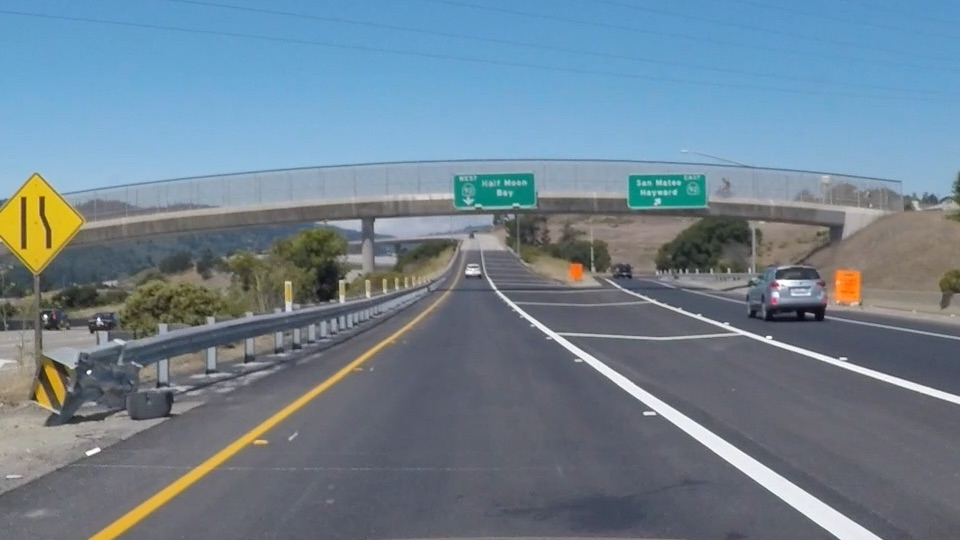
#> input picture Project-LaneLines_Finder/Basic_Detector/Practice FIles/exit-ramp.jpg, 960 x 540 px
$ python resize_image.py
#> lines starting #> are read from the running program, lines starting #| are printed output that depends on the picture
#analysing the resizing functinality of Cv2.
import matplotlib.pyplot as plt
import matplotlib.image as mpimg
import numpy as np
import cv2

def resize_image(image):
    resized_img = cv2.resize(image,(1000,500))
    return resized_img
img_1 = mpimg.imread('exit-ramp.jpg')
#> img_1 is the input picture: shape (540, 960, 3); mean R, G, B 111.3, 130.2, 144.4
resized_img_1 = resize_image(img_1)
#> in resize_image, `resized_img = cv2.resize(image,(1000,500))`:
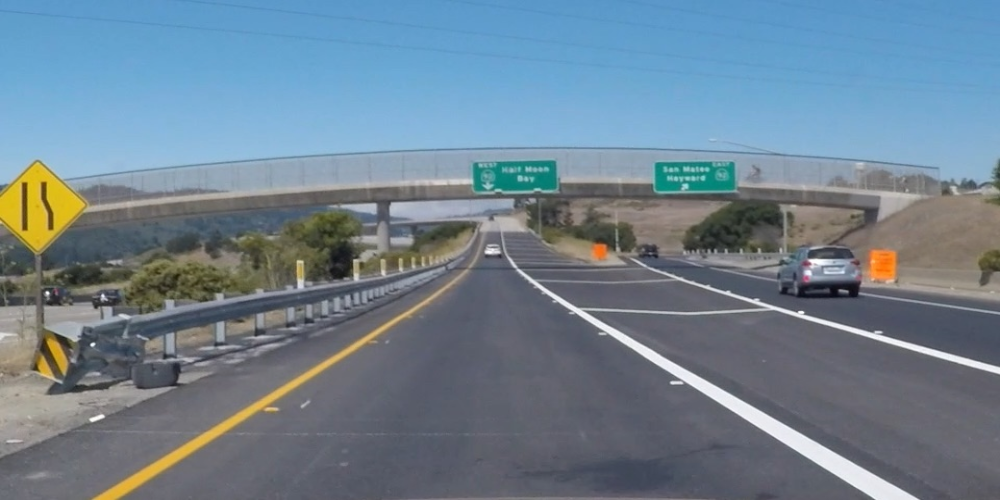
#> resized_img: shape (500, 1000, 3); mean R, G, B 111.2, 130.1, 144.3


fig = plt.figure()
a = fig.add_subplot(1, 2, 1)
plt.imshow(resized_img_1)

img_2 = mpimg.imread('road_lanes.jpg')
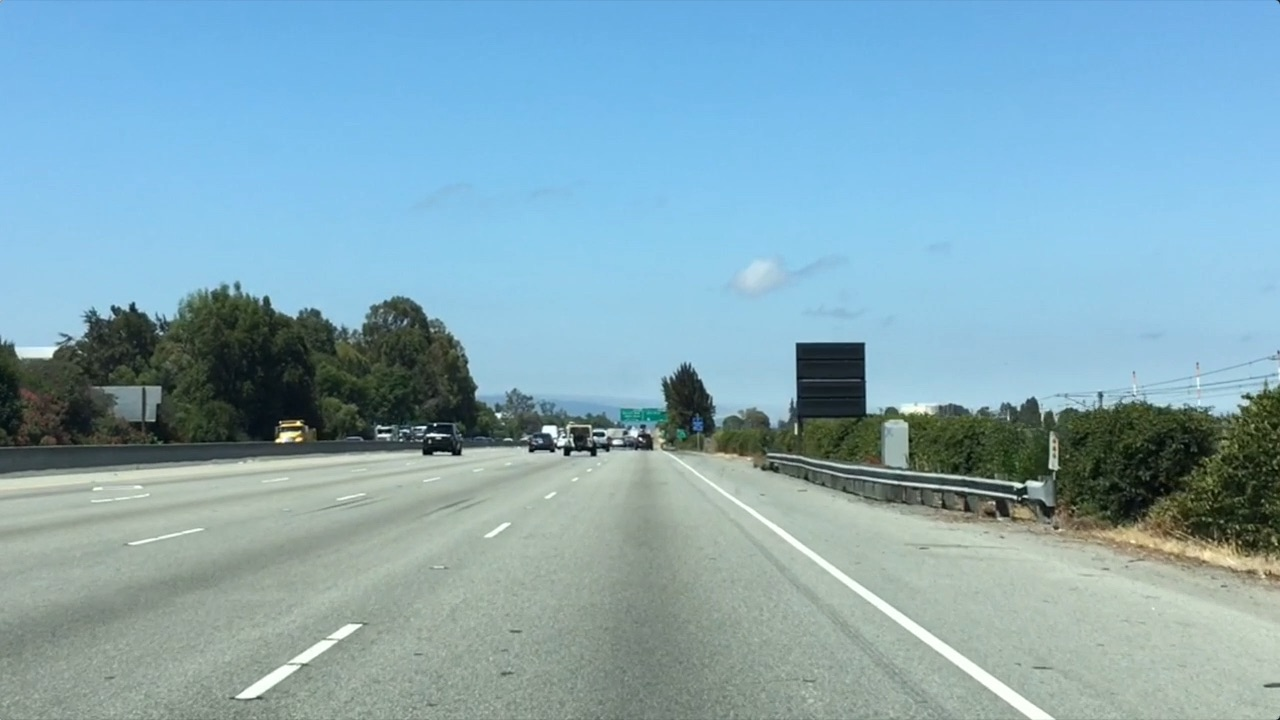
#> input picture Project-LaneLines_Finder/Basic_Detector/Practice FIles/road_lanes.jpg, 1280 x 720 px
#> img_2 is the input picture: shape (720, 1280, 3); mean R, G, B 132, 168.5, 182.1
resized_img_2 = resize_image(img_2)
#> in resize_image (call 2), `resized_img = cv2.resize(image,(1000,500))`:
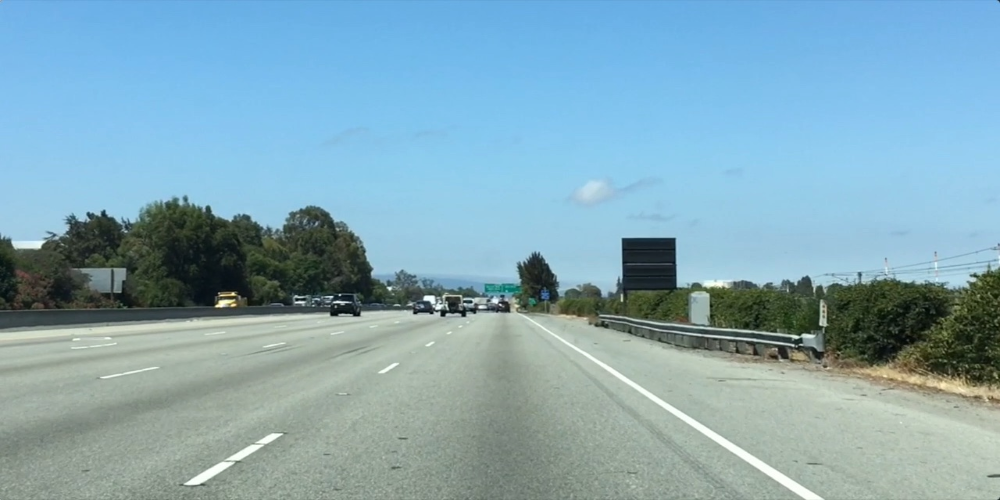
#> resized_img: shape (500, 1000, 3); mean R, G, B 131.9, 168.4, 182

a = fig.add_subplot(1, 2, 2)
plt.imshow(resized_img_2)

plt.show()
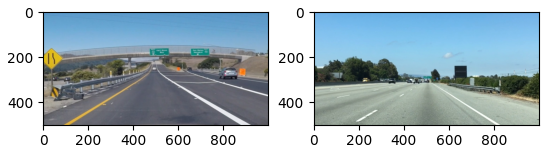
#> figure drawn by matplotlib, 2 panels
